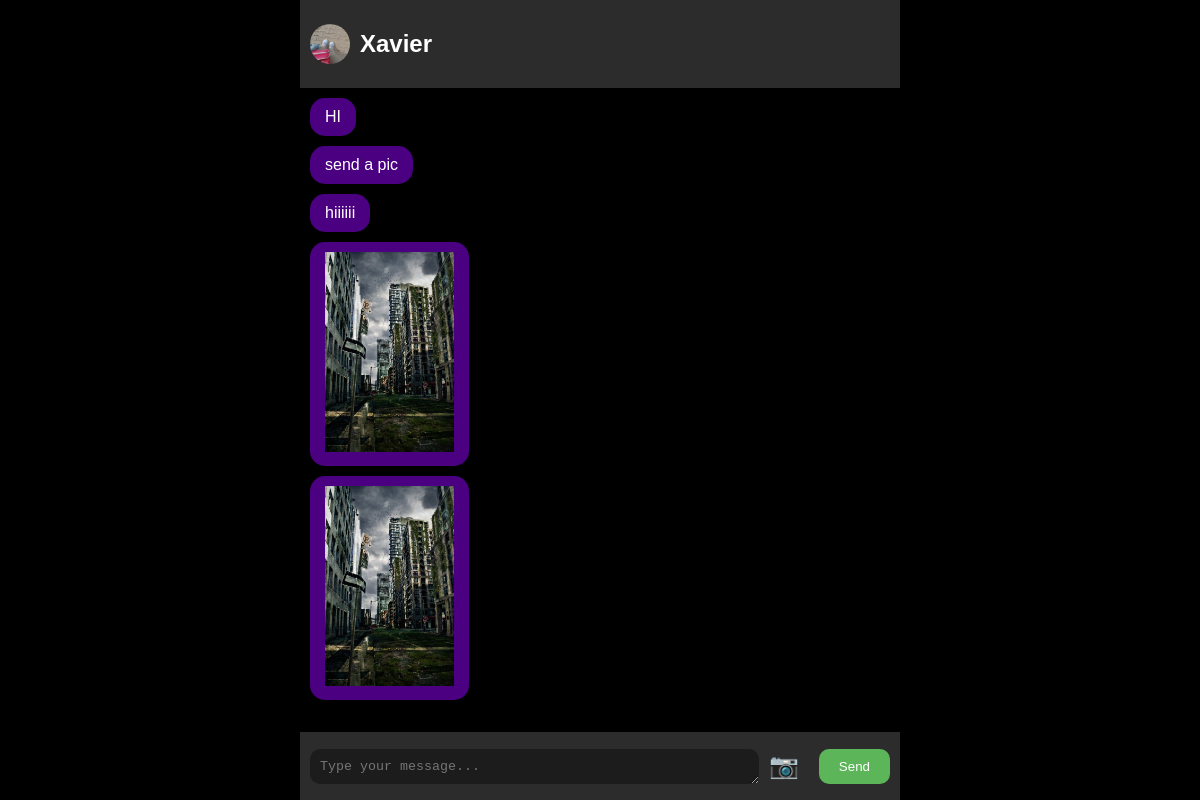
The app's page /inbox/9/ with its own data.
### commune/models.py (models this page shows)
class ThreadModel(models.Model):
    user = models.ForeignKey(User, on_delete=models.CASCADE, related_name='+')
    receiver = models.ForeignKey(User, on_delete=models.CASCADE, related_name='+')
    receiver_pfp = models.ImageField(upload_to='thread_pfps', blank=True, null=True)

class MessaegModel(models.Model):
    thread = models.ForeignKey(ThreadModel, on_delete=models.CASCADE, blank=True, null=True)
    sender_user = models.ForeignKey(User, on_delete=models.CASCADE,related_name='+')
    receiver_user = models.ForeignKey(User, on_delete=models.CASCADE,related_name='+')
    body = models.CharField(max_length=1000)
    image= models.FileField(upload_to='message_photos', blank=True, null=True)
    date = models.DateTimeField(default=timezone.now)
    is_read = models.BooleanField(default=False)

### commune/views.py (the view)
# urls.py: path('inbox/<int:pk>/', ThreadView.as_view(), name='thread'),
class ThreadView(View):
    def get(self, request,pk, *args, **kwargs):
        form = MessageForm()
        thread = ThreadModel.objects.get(pk=pk)
        messages_list = MessaegModel.objects.filter(thread__pk__contains=pk)
        context = {
            'thread' : thread,
            'form' : form,
            'messages_list' : messages_list
        }
        return render(request, 'commune/thread.html', context)

### commune/forms.py
class MessageForm(forms.Form):
    message=forms.CharField(label='',max_length=255, required=False)
    image = forms.ImageField(label='', required=False)

### commune/templates/commune/thread.html (shortened to what this page needs)
<!DOCTYPE html>
<html lang="en">
<head>
</head>
<body>
    <div class="container">
        <div class="receiver-info">
            {% if thread.receiver_pfp %}
            <img src="{{ thread.receiver_pfp.url }}" alt="Receiver Profile">
            {% endif %}
            {% if thread.receiver == request.user %}
                <h2>{{thread.user}}</h2>
            {% else %}
                <h2>{{thread.receiver}}</h2>
            {% endif %}
        </div>
        <div class="messages-container" id="messages-container">
            {% if messages_list.all.count == 0 %}
                <p>No messages yet</p>
            {% else %}
                {% for message in messages_list %}
                    <div class="message {% if message.sender_user == request.user %}sent{% else %}received{% endif %}"
                         {% if forloop.last %} id="last-message" {% endif %}>
                        {% if message.body %}
                            {{ message.body }}
                        {% endif %}
                        {% if message.image %}
                            <a href="{{ message.image.url }}" target="_blank">
                                <img src="{{ message.image.url }}" alt="Message Image" style="max-width: 200px; max-height: 200px;">
                            </a>
                        {% endif %}
                    </div>
                {% endfor %}
            {% endif %}
        </div>
        <div class="message-form" style="display: flex; align-items: center;">
            <form method="POST" action="{% url 'createmessage' thread.pk %}" enctype="multipart/form-data" style="width: 100%; display: flex; align-items: center;">
                <textarea name="message" rows="1" placeholder="Type your message..." style="width: 70%; padding: 10px; border-radius: 10px; border: none; background-color: #1c1c1c; color: white;"></textarea>
                <label for="image-upload" style="padding: 10px; cursor: pointer; font-size: 24px; margin-left: auto;">
                    &#128247;
                </label>
                <button type="submit" style="padding: 10px 20px; background-color: #5cb659; color: white; border: none; border-radius: 10px; cursor: pointer; margin-left: 10px;">Send</button>
            </form>
        </div>
    </div>
</body>
</html>

### commune/templates/commune/thread.html (style rules this page uses)
body { background-color: black; color: white; font-family: Arial, sans-serif; margin: 0; padding: 0; }
.container { display: flex; flex-direction: column; height: 100vh; max-width: 600px; margin: 0 auto; }
.receiver-info { display: flex; align-items: center; padding: 10px; background-color: #2c2c2c; color: white; }
.receiver-info img { width: 40px; height: 40px; border-radius: 50%; margin-right: 10px; }
.messages-container { flex-grow: 1; padding: 10px; overflow-y: auto; }
.message { padding: 10px 15px; margin-bottom: 10px; border-radius: 15px; max-width: 70%; word-wrap: break-word; }
.received { background-color: #4b0082; color: white; align-self: flex-start; }
.message-form { display: flex; padding: 10px; background-color: #2c2c2c; }
.message-form textarea { flex-grow: 1; padding: 10px; border-radius: 10px; border: none; background-color: #1c1c1c; color: white; }
.message-form button { padding: 10px 20px; margin-left: 10px; background-color: #9b59b6; color: white; border: none; border-radius: 10px; cursor: pointer; }
.messages-container { flex-grow: 1; padding: 10px; overflow-y: scroll; max-height: calc(100vh - 150px); display: flex; flex-direction: column; }

### records on screen
ThreadModel: receiver_pfp (picture), receiver "Xavier"
MessaegModel: body "HI"
MessaegModel: body "send a pic"
MessaegModel: body "hiiiiii"
MessaegModel: image (picture)
MessaegModel: image (picture)
